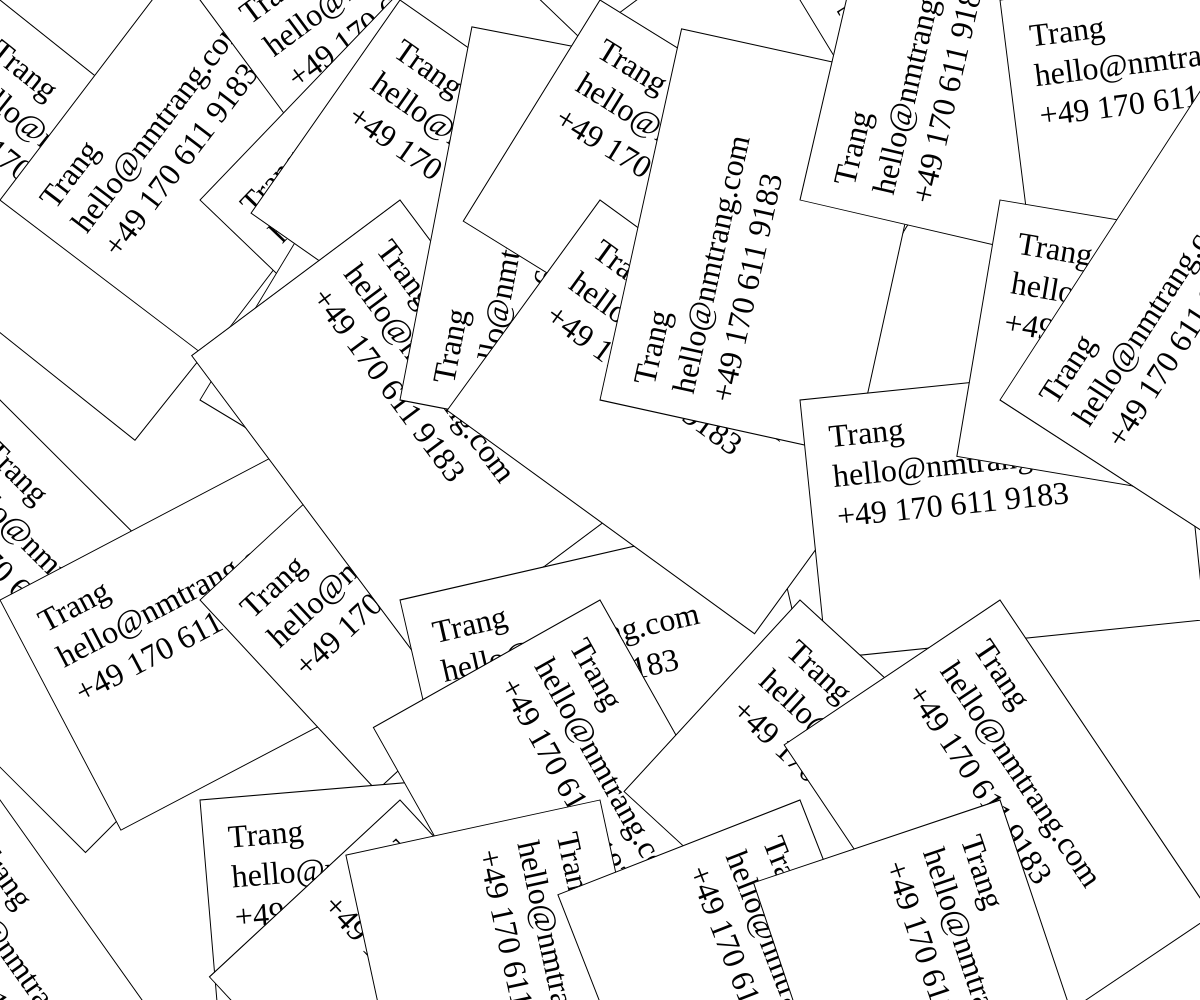
Frame 1 (no input)
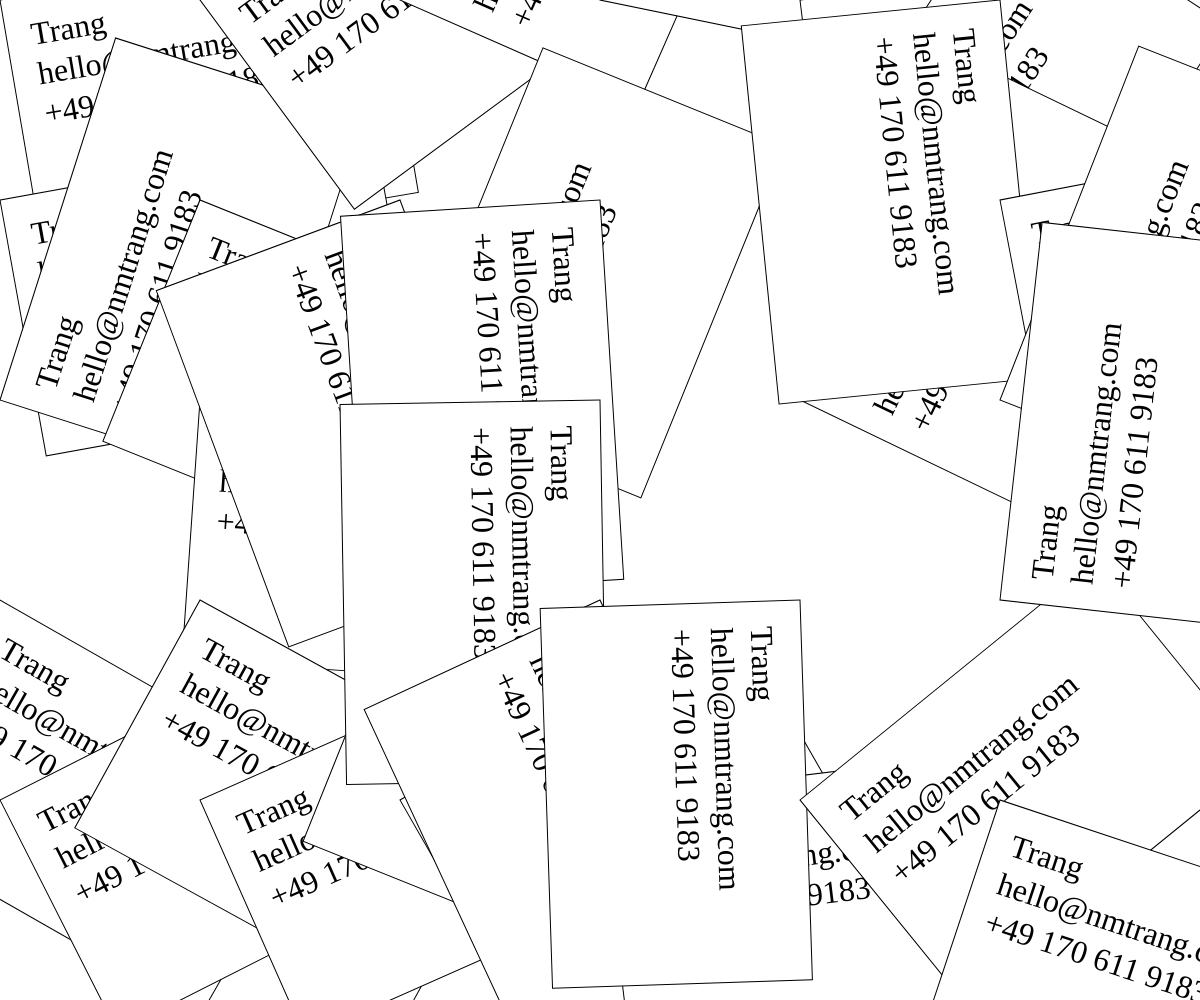
Frame 2 (the mouse pressed at the canvas centre, redrawn once)

The p5.js sketch that drew these frames (run headless with seeded random() and noise() and a simulated clock; the mouse was pressed at the canvas centre and the sketch redrawn once):

// p5.js sketch
// ── sketch.js
var spacing = 200;

function setup() {
  createCanvas(windowWidth, windowHeight); 
  background(0);  
  noLoop(); 
  textFont('Work Sans');
} 


function draw() {
  background(255);
  var n = width/spacing;
  var m = height/spacing;

  for (var i = 0; i < n; i++) {
    for (var j = 0; j < m; j++) {
      push();
      translate(i*spacing, j*spacing);
      rotate(random(-PI/2, PI/2));
      scale(1);
      card();
      pop();
    }
  } 

}
function card() {
    fill(255);
    rect(0, 0, 380, 260);
    fill(0);
    textSize(32);
    text('Trang', 25, 50);
    text('hello@nmtrang.com', 25, 90);
    text('+49 170 611 9183', 25, 130);
}
